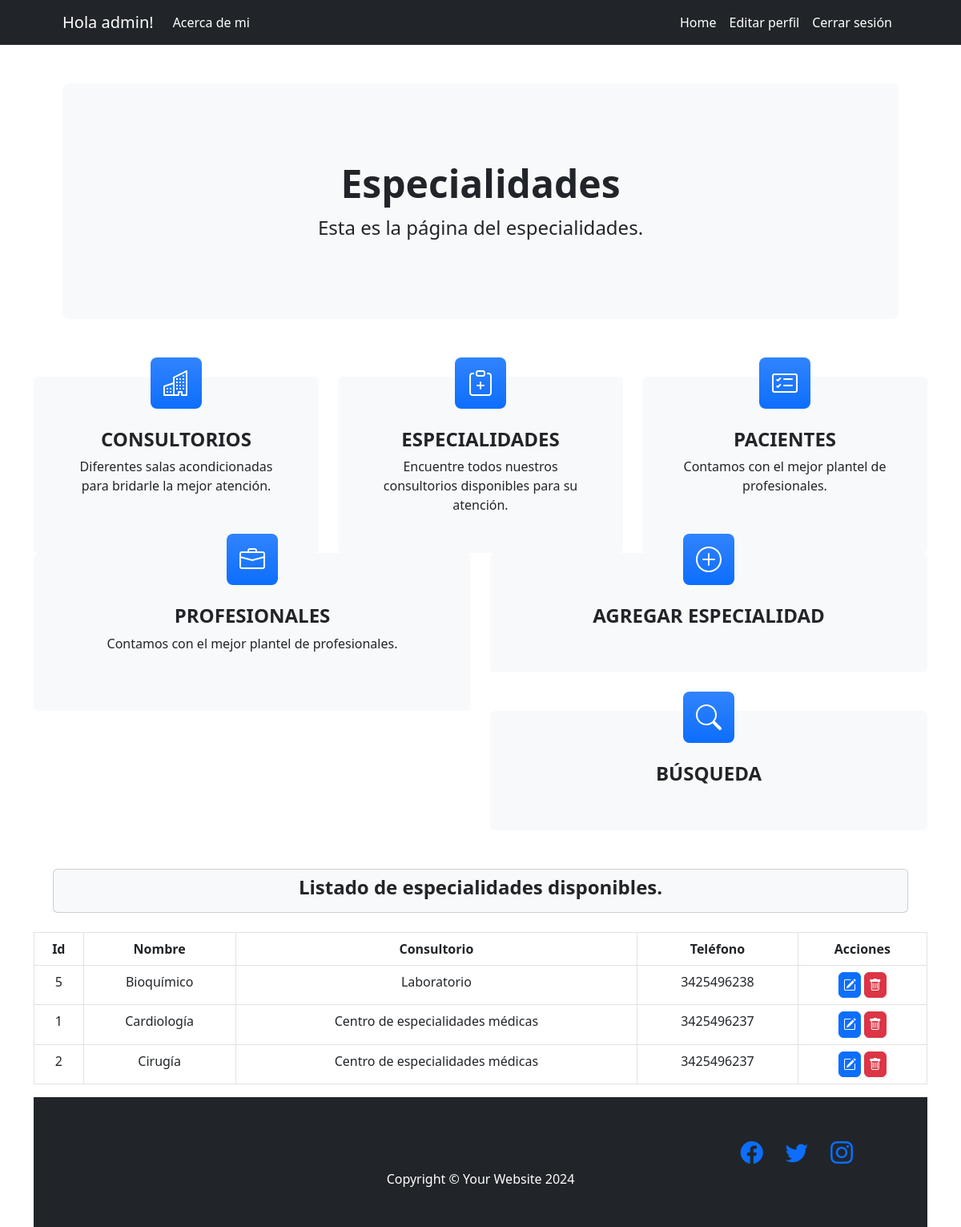
Page /aplicacion/especialidades/ (signed in) on the committed database.
### aplicacion/models.py (models this page shows, shortened)
class Especialidad(models.Model):
    nombre = models.CharField(max_length=40)
    consultorio = models.CharField(max_length=40)
    telefono = models.IntegerField()
    class Meta:
        verbose_name = "especialidad"
        verbose_name_plural = "Especialidades"
        ordering = ['nombre']

### aplicacion/views.py (the view)
# urls.py: path('especialidades/' , EspecialidadList.as_view() , name="especialidades"),
class EspecialidadList(LoginRequiredMixin, ListView):
    model = Especialidad

### aplicacion/templates/aplicacion/especialidad_list.html
{% extends 'aplicacion/1home.html' %}
{% block titulo %}
    <h1 class="display-5 fw-bold">Especialidades</h1>
    <p class="fs-4">Esta es la página del especialidades.</p>
{% endblock titulo %}
{% block formulario %}
<div class="col-lg-6 col-xxl-4 mb-5">
    <div class="card bg-light border-0 h-100">
        <div class="card-body text-center p-4 p-lg-5 pt-0 pt-lg-0">
            <a class="navbar-brand" href="{% url 'especialidad_create' %}"><div class="feature bg-primary bg-gradient text-white rounded-3 mb-4 mt-n4"><i class="bi bi-plus-circle"></i></div></a>
            <h2 class="fs-4 fw-bold"><a class="navbar-brand" href="{% url 'especialidad_create' %}">AGREGAR ESPECIALIDAD</a></h2>
        </div>
    </div>
</div>
<div class="col-lg-6 col-xxl-4 mb-5">
</div>
<div class="col-lg-6 col-xxl-4 mb-5">
    <div class="card bg-light border-0 h-100">
        <div class="card-body text-center p-4 p-lg-5 pt-0 pt-lg-0">
            <a class="navbar-brand" href="{% url 'buscar' %}"><div class="feature bg-primary bg-gradient text-white rounded-3 mb-4 mt-n4"><i class="bi bi-search"></i></div></a>
            <h2 class="fs-4 fw-bold"><a class="navbar-brand" href="{% url 'buscar' %}">BÚSQUEDA</a></h2>
        </div>
    </div>
</div>
{% endblock formulario %}
{% block contenido %}
<div class="p-4 p-lg-4 pt-0 pt-lg-0">
    <div class="card bg-light border-1 h-100">
        <div class="card-body text-center p-0 p-lg-2 pt-0 pt-lg-2">
            <h2 class="fs-4 fw-bold"><a class="navbar-brand">Listado de especialidades disponibles.</a></h2>
        </div>
    </div>
</div>
    <table class="table table-bordered">
        <thead>
            <tr>
                <th>Id</th>
                <th>Nombre</th>
                <th>Consultorio</th>
                <th>Teléfono</th>
                <th>Acciones</th>
            </tr>
        </thead>
        <tbody>
    {% for e in especialidad_list %}
            <tr>
                <td>{{ e.id }}</td>
                <td>{{ e.nombre }}</td>
                <td>{{ e.consultorio }}</td>
                <td>{{ e.telefono }}</td>
                <td>
                    <a
                    href="{% url 'especialidad_update' e.id %}"
                    class="btn btn-primary"
                    style="--bs-btn-padding-y: .2rem; --bs-btn-padding-x: .3rem; --bs-btn-font-size: 1rem;"
                    ><i class="bi bi-pencil-square"></i>
                    </a>
                    <a
                    href="{% url 'especialidad_delete' e.id %}"
                    class="btn btn-danger"
                    style="--bs-btn-padding-y: .2rem; --bs-btn-padding-x: .3rem; --bs-btn-font-size: 1rem;"
                    ><i class="bi bi-trash"></i>
                    </a>
                </td>
            </tr>
    {% endfor %}
        </tbody>
    </table>
{% endblock contenido %}

### aplicacion/templates/aplicacion/1home.html (shortened to what this page needs)
<!DOCTYPE html>
<html lang="en">
    <head>
        {% load static%}
        <link href="https://cdn.jsdelivr.net/npm/bootstrap-icons@1.4.1/font/bootstrap-icons.css" rel="stylesheet" />
        <link href="{% static 'css/styles.css' %}" rel="stylesheet" />
    </head>
    <body>
        <nav class="navbar navbar-expand-lg navbar-dark bg-dark">
            <div class="container px-lg-5">
                {% if user.is_authenticated %}
                    <a class="navbar-brand">Hola {{user.username}}!</a>
                    <ul class="navbar-nav ms-auto mb-2 mb-lg-0">
                        <li class="nav-item"><a class="nav-link active text-white" aria-current="page" href="{% url 'acerca_de_mi' %}">Acerca de mi</a></li>
                    </ul>
                {% endif %}
                <div class="collapse navbar-collapse" id="navbarSupportedContent">
                    {% if user.is_authenticated %}
                    <ul class="navbar-nav ms-auto mb-2 mb-lg-0">
                        <li class="nav-item"><a class="nav-link active" aria-current="page" href="{% url '1home' %}">Home</a></li>
                        <li class="nav-item"><a class="nav-link active" aria-current="page" href="{% url 'editar_perfil' %}">Editar perfil</a></li>
                        <li class="nav-item"><a class="nav-link active" aria-current="page" href="{% url 'logout' %}">Cerrar sesión</a></li>
                    </ul>
                    {% endif %}
                </div>
            </div>
        </nav>
        <header class="py-5">
            <div class="container px-lg-5">
                <div class="p-4 p-lg-5 bg-light rounded-3 text-center">
                    <div class="m-4 m-lg-5">
                        {% block titulo %}{% endblock titulo %}
                    </div>
                </div>
            </div>
        </header>
    {% if user.is_authenticated %}
        {% block busqueda %}
        <section class="pt-4">
            <div class="container text-center">
                <div class="row">
                    <div class="col">
                        <div class="card bg-light border-0 h-100">
                            <div class="card-body text-center p-4 p-lg-5 pt-0 pt-lg-0">
                                <a class="navbar-brand" href="{% url 'consultorios' %}"><div class="feature bg-primary bg-gradient text-white rounded-3 mb-4 mt-n4"><i class="bi bi-building"></i></div></a>
                                <h2 class="fs-4 fw-bold"><a class="navbar-brand" href="{% url 'consultorios' %}">CONSULTORIOS</a></h2>
                                <p class="mb-0">Diferentes salas acondicionadas para bridarle la mejor atención.</p>
                            </div>
                        </div>
                    </div>
                    <div class="col">
                        <div class="card bg-light border-0 h-100">
                            <div class="card-body text-center p-4 p-lg-5 pt-0 pt-lg-0">
                                <a class="navbar-brand" href="{% url 'especialidades' %}"><div class="feature bg-primary bg-gradient text-white rounded-3 mb-4 mt-n4"><i class="bi bi-clipboard-plus"></i></div></a>
                                <h2 class="fs-4 fw-bold"><a class="navbar-brand" href="{% url 'especialidades' %}">ESPECIALIDADES</a></h2>
                                <p class="mb-0">Encuentre todos nuestros consultorios disponibles para su atención.</p>
                            </div>
                        </div>
                    </div>
                    <div class="col">
                        <div class="card bg-light border-0 h-100">
                            <div class="card-body text-center p-4 p-lg-5 pt-0 pt-lg-0">
                                <a class="navbar-brand" href="{% url 'pacientes' %}"><div class="feature bg-primary bg-gradient text-white rounded-3 mb-4 mt-n4"><i class="bi bi-card-checklist"></i></div></a>
                                <h2 class="fs-4 fw-bold"><a class="navbar-brand" href="{% url 'pacientes' %}">PACIENTES</a></h2>
                                <p class="mb-0">Contamos con el mejor plantel de profesionales.</p>
                            </div>
                        </div>
                    </div>
                    <div class="col">
                        <div class="card bg-light border-0 h-100">
                            <div class="card-body text-center p-4 p-lg-5 pt-0 pt-lg-0">
                                <a class="navbar-brand" href="{% url 'profesionales' %}"><div class="feature bg-primary bg-gradient text-white rounded-3 mb-4 mt-n4"><i class="bi bi-briefcase"></i></div></a>
                                <h2 class="fs-4 fw-bold"><a class="navbar-brand" href="{% url 'profesionales' %}">PROFESIONALES</a></h2>
                                <p class="mb-0">Contamos con el mejor plantel de profesionales.</p>
                            </div>
                        </div>
                    </div>
                    {% block formulario %}
                    {% endblock formulario %}
            </div>
        {% endblock busqueda %}
        {% block contenido %}{% endblock contenido %}
    {% endif %}
        <footer class="py-5 bg-dark">
            <div class="col-lg-11 h-100 text-center text-lg-end my-auto">
                <ul class="list-inline mb-0">
                    <li class="list-inline-item me-4">
                        <a href="{% url '1home' %}"><i class="bi-facebook fs-3"></i></a>
                    </li>
                    <li class="list-inline-item me-4">
                        <a href="{% url '1home' %}"><i class="bi-twitter fs-3"></i></a>
                    </li>
                    <li class="list-inline-item">
                        <a href="{% url '1home' %}"><i class="bi-instagram fs-3"></i></a>
                    </li>
                </ul>
            </div>
            <div class="container"><p class="m-0 text-center text-white">Copyright &copy; Your Website 2024</p></div>
        </footer>
    </body>
</html>

### rows in the picture
Especialidad: id "5", nombre "Bioquímico", consultorio "Laboratorio", telefono "3425496238"
Especialidad: id "1", nombre "Cardiología", consultorio "Centro de especialidades médicas", telefono "3425496237"
Especialidad: id "2", nombre "Cirugía", consultorio "Centro de especialidades médicas", telefono "3425496237"

### other values in the picture
{{ user.username }} "admin"
